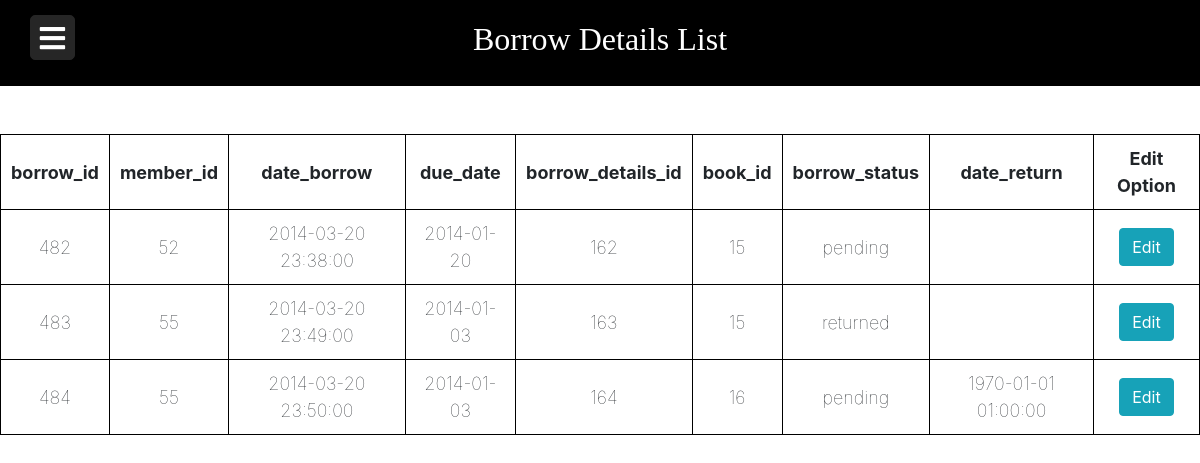
The app's page /borrowdetailslist.php with its own data.
### tables this page shows
CREATE TABLE `borrowdetails` (
  `borrow_details_id` int(12) NOT NULL,
  `book_id` int(12) NOT NULL,
  `borrow_id` int(12) NOT NULL,
  `borrow_status` varchar(20) NOT NULL,
  `date_return` datetime DEFAULT NULL
);

CREATE TABLE `borrow` (
  `borrow_id` int(12) NOT NULL,
  `member_id` int(12) NOT NULL,
  `date_borrow` datetime NOT NULL,
  `due_date` date NOT NULL
);

### borrowdetailslist.php (the view, shortened to what this page needs)
<?php
require_once "config.php";
$sql = "SELECT * FROM borrow LEFT JOIN borrowdetails using (borrow_id)";
$result = $link->query($sql);
?>
<!DOCTYPE html>
<html lang="en">
<head>
    <link rel="stylesheet" href="https://stackpath.bootstrapcdn.com/bootstrap/4.5.2/css/bootstrap.min.css">
    <link rel="stylesheet" href="style.css">
    <link rel="stylesheet" href="https://cdnjs.cloudflare.com/ajax/libs/font-awesome/5.15.3/css/all.min.css"/>
</head>
<body>
<div class="header">
<h1>Borrow Details List</h1>
</div>
    <label for="check">
      <i class="fas fa-bars" id="btn"></i>
    </label>
    <section>
        <table>
            <br>
            <tr>
                <th>borrow_id</th>
                <th>member_id</th>
                <th>date_borrow</th>
                <th>due_date</th>
                <th>borrow_details_id</th>
                <th>book_id</th>
                <th>borrow_status</th>
                <th>date_return</th>
                <th>Edit Option</th>
            </tr>
            <?php
                while($rows=$result->fetch_assoc())
                {
             ?>
            <tr>
                <td><?php echo $rows['borrow_id'];?></td>
                <td><?php echo $rows['member_id'];?></td>
                <td><?php echo $rows['date_borrow'];?></td>
                <td><?php echo $rows['due_date'];?></td>
                <td><?php echo $rows['borrow_details_id'];?></td>
                <td><?php echo $rows['book_id'];?></td>
                <td><?php echo $rows['borrow_status'];?></td>
                <td><?php echo $rows['date_return'];?></td>
                <td>
                <a href="updateborrowdetails.php?edit=<?php echo $rows['borrow_id'];?>"
                     class="btn btn-info">Edit</a>
                </td>
            </tr>
            <?php
                }
             ?>
        </table>
        <br>
    </section>
</body>
</html>

### style.css (style rules this page uses)
* { margin: 0; padding: 0; text-decoration: none; }
label #btn,label #cancel { position: absolute; cursor: pointer; color: white; border-radius: 5px; border: 1px solid #262626; margin: 15px 30px; font-size: 29px; background: #262626; height: 45px; width: 45px; text-align: center; line-height: 45px; transition: all .5s ease; display: inline-block; top:0; left:0; }
.header { padding: 20px; text-align: center; background: #000000; color: white; }

### borrowdetailslist.php (style rules this page uses)
table { margin: 0 auto; font-size: large; border: 1px solid black; }
h1 { text-align: center; font-size: xx-large; font-family: 'Gill Sans', 'Gill Sans MT', ' Calibri', 'Trebuchet MS', 'sans-serif'; }
td { border: 1px solid black; }
th, td { font-weight: bold; border: 1px solid black; padding: 10px; text-align: center; }
td { font-weight: lighter; }

### records on screen
borrowdetails: borrow.borrow_id "482", borrow.member_id "52", borrow.date_borrow "2014-03-20 23:38:00", borrow.due_date "2014-01-20", borrow_details_id "162", book "15", borrow_status "pending"
borrowdetails: borrow.borrow_id "483", borrow.member_id "55", borrow.date_borrow "2014-03-20 23:49:00", borrow.due_date "2014-01-03", borrow_details_id "163", book "15", borrow_status "returned"
borrowdetails: borrow.borrow_id "484", borrow.member_id "55", borrow.date_borrow "2014-03-20 23:50:00", borrow.due_date "2014-01-03", borrow_details_id "164", book "16", borrow_status "pending", date_return "1970-01-01 01:00:00"
